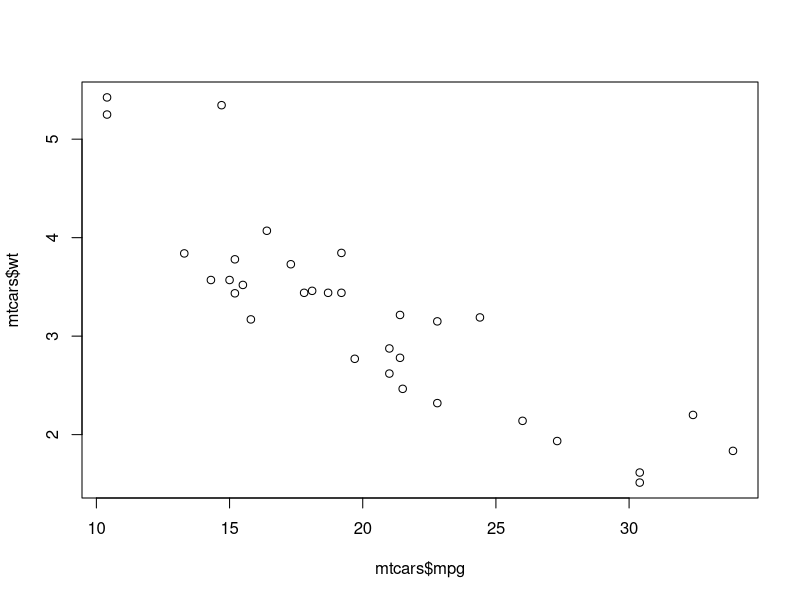
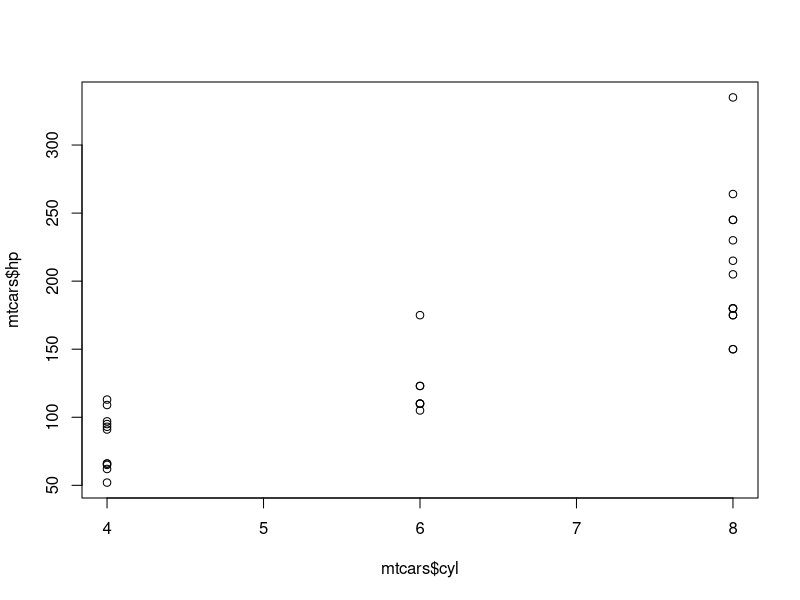

Recreate these plots in R, in order.
library(tidyverse)
##--make a plot of miles per gallon against weight
plot(mtcars$mpg, mtcars$wt)
##--make a second plot
plot(mtcars$cyl, mtcars$hp)